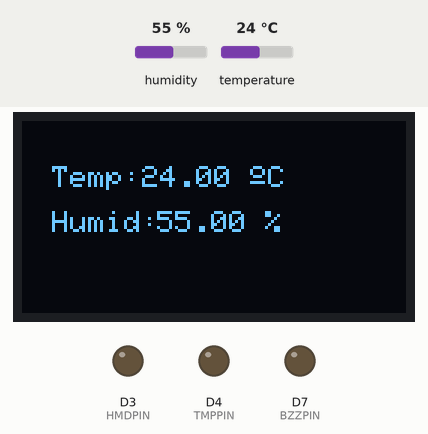
The sketch below on a simulated ESP8266 (NodeMCU). Shown: 128×64 one-colour display, output pins drawn as LEDs (lit = HIGH). Inputs (shaded band) come from the test bench; at power-on: humidity 55 %, temperature 24 °C. What the sketch prints to the serial monitor is not drawn.

Above: at 3.6 s.
3.7 s: humidity set to 74 %
At 6.3 s:
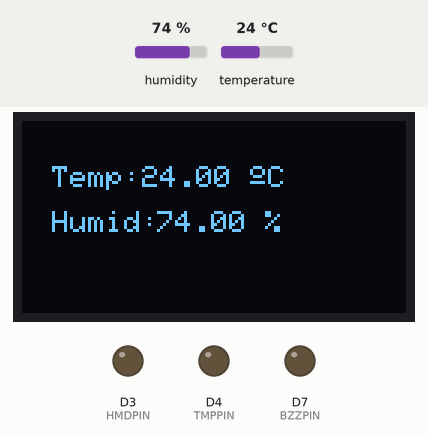
6.6 s: humidity set to 77 %
At 8.6 s:
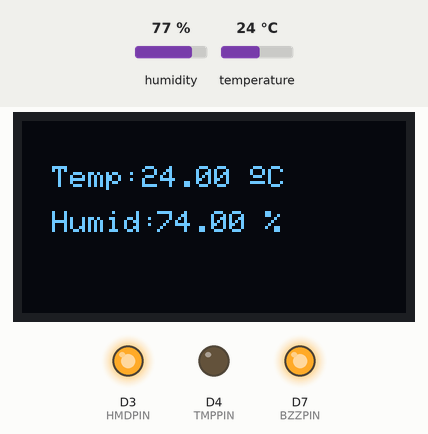
12.7 s: temperature set to 12 °C
At 18.7 s:
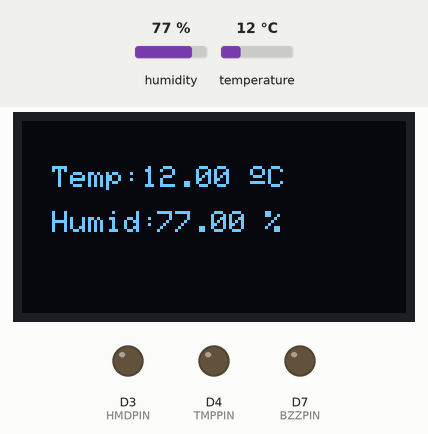
18.8 s: temperature set to 19 °C
At 24.2 s:
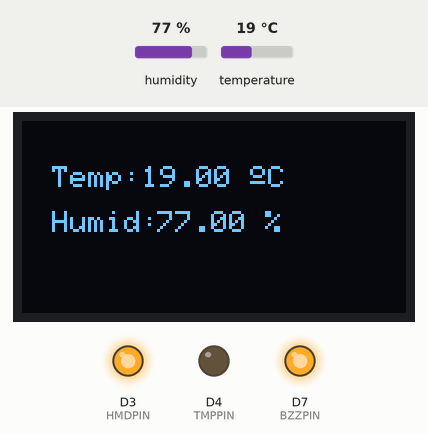
Timing chart, 0 to 25.9 s (numbered marks = the images above; inputs shaded):
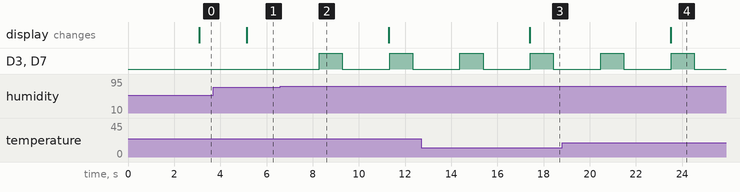

The sketch:

smgoesonline_pwmon.ino
```cpp
// https://github.com/smgoesonline/PortableWeatherMonitor


#include <Wire.h>                   //Facilitates communication with I2C devices
#include <Adafruit_GFX.h>           //Adafruit library for graphics on the OLED display
#include <Adafruit_SSD1306.h>       //SSD1306 is the OLED controller
#include <Adafruit_Sensor.h>        //Addition sensor communication libraries
#include <DHT.h>                    //For DHT sensors

#define SCREEN_WIDTH 128          // OLED display width, in pixels
#define SCREEN_HEIGHT 64          // OLED display height, in pixels

// Declaration for an SSD1306 display connected to I2C (SDA, SCL pins)
Adafruit_SSD1306 display(SCREEN_WIDTH, SCREEN_HEIGHT, &Wire, -1);

#define DHTPIN D6             // Digital pin connected to the DHT sensor
#define DHTTYPE DHT11         //Type of DHT from DHT11, DHT22
#define BZZPIN D7             //Buzzer operated through this pin.
#define HMDPIN D3             //humidity LED pin
#define TMPPIN D4             //temperature LED pin

DHT dht(DHTPIN, DHTTYPE);     //Function which initialises pin and type

void setup() {
  Serial.begin(9600);    //Serial communications begin at 9600 baud
  pinMode(BZZPIN, OUTPUT);
  pinMode(TMPPIN, OUTPUT);
  pinMode(HMDPIN, OUTPUT);
  dht.begin();


  if(!display.begin(SSD1306_SWITCHCAPVCC, 0x3C)) {
    Serial.println(F("SSD1306 allocation failed"));
    for(;;);
  }
  delay(2000);
  display.clearDisplay();
  display.setTextColor(WHITE);
}

void loop() {

  //read temperature and humidity
  float t = dht.readTemperature();
  float h = dht.readHumidity();

  if(t>50){
    digitalWrite(BZZPIN,HIGH);
    digitalWrite(TMPPIN,HIGH);
    delay(1000);                                        //if TEMPERATURE>50 buzzer and light activated
    digitalWrite(BZZPIN,LOW);
    digitalWrite(TMPPIN,LOW);
    delay(1000);

  }

  if(h>75){
    digitalWrite(BZZPIN,HIGH);
    digitalWrite(HMDPIN,HIGH);
    delay(1000);                                        //if HUMIDITY>60 buzzer and light activated
    digitalWrite(BZZPIN,LOW);
    digitalWrite(HMDPIN,LOW);
    delay(1000);
  }


  if (isnan(h) || isnan(t)) {
    Serial.println("Failed to read from DHT sensor!");      //Tells Serial Monitor on the PC that DHT is not connected and needs to be diagnosed.
  }
  Serial.println("Temperature and Humidity:");              //Prints Temperature and Humidity
  Serial.print(t);
  Serial.print(",");
  Serial.println(h);


  delay(1000);                                              //delay for neat printing
  // clear display
  display.clearDisplay();

  // display temperature
  display.setTextSize(1);
  display.setCursor(10,15);
  display.print("Temp: ");
  display.setTextSize(1);
  display.setCursor(40,15);
  display.print(t);
  display.print(" ");
  display.setTextSize(1);
  display.cp437(true);
  display.write(167);
  display.setTextSize(1);
  display.print("C");

  // display humidity
  display.setTextSize(1);
  display.setCursor(10, 30);
  display.print("Humid: ");
  display.setTextSize(1);
  display.setCursor(45, 30);
  display.print(h);
  display.print(" %");


  display.display();
}
```

Measured:
- the behaviour switches between 75 and 76 % on humidity (found by bisection; images 1 and 2)
- after the input at 3.7 s, the display: changes after 1.5 s (image 1)
- after the input at 6.6 s, D3 (HMDPIN), D7 (BZZPIN): alternates HIGH for 1.0 s and LOW for 2.0 s, starting after 1.7 s
- after the input at 12.7 s, the display: changes after 4.7 s (image 3)
- after the input at 18.8 s, the display: changes after 4.7 s (image 4)
